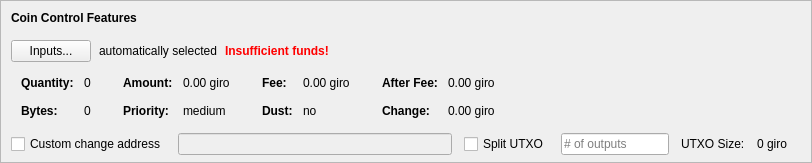
    <widget class="QFrame" name="frameCoinControl">
     <property name="sizePolicy">
      <sizepolicy hsizetype="Expanding" vsizetype="Expanding">
       <horstretch>0</horstretch>
       <verstretch>0</verstretch>
      </sizepolicy>
     </property>
     <property name="maximumSize">
      <size>
       <width>16777215</width>
       <height>16777215</height>
      </size>
     </property>
     <property name="frameShape">
      <enum>QFrame::StyledPanel</enum>
     </property>
     <property name="frameShadow">
      <enum>QFrame::Sunken</enum>
     </property>
     <layout class="QVBoxLayout" name="verticalLayoutCoinControl2">
      <property name="spacing">
       <number>0</number>
      </property>
      <property name="leftMargin">
       <number>0</number>
      </property>
      <property name="topMargin">
       <number>0</number>
      </property>
      <property name="rightMargin">
       <number>0</number>
      </property>
      <property name="bottomMargin">
       <number>6</number>
      </property>
      <item>
       <layout class="QVBoxLayout" name="verticalLayoutCoinControl" stretch="0,0,0,0,1">
        <property name="spacing">
         <number>0</number>
        </property>
        <property name="leftMargin">
         <number>10</number>
        </property>
        <property name="topMargin">
         <number>10</number>
        </property>
        <item>
         <layout class="QHBoxLayout" name="horizontalLayoutCoinControl1">
          <property name="bottomMargin">
           <number>15</number>
          </property>
          <item>
           <widget class="QLabel" name="labelCoinControlFeatures">
            <property name="sizePolicy">
             <sizepolicy hsizetype="Preferred" vsizetype="Maximum">
              <horstretch>0</horstretch>
              <verstretch>0</verstretch>
             </sizepolicy>
            </property>
            <property name="font">
             <font>
              <weight>75</weight>
              <bold>true</bold>
             </font>
            </property>
            <property name="styleSheet">
             <string notr="true">font-weight:bold;</string>
            </property>
            <property name="text">
             <string>Coin Control Features</string>
            </property>
           </widget>
          </item>
         </layout>
        </item>
        <item>
         <layout class="QHBoxLayout" name="horizontalLayoutCoinControl2" stretch="0,0,0,0">
          <property name="spacing">
           <number>8</number>
          </property>
          <property name="bottomMargin">
           <number>10</number>
          </property>
          <item>
           <widget class="QPushButton" name="pushButtonCoinControl">
            <property name="styleSheet">
             <string notr="true"/>
            </property>
            <property name="text">
             <string>Inputs...</string>
            </property>
            <property name="autoDefault">
             <bool>false</bool>
            </property>
           </widget>
          </item>
          <item>
           <widget class="QLabel" name="labelCoinControlAutomaticallySelected">
            <property name="text">
             <string>automatically selected</string>
            </property>
            <property name="margin">
             <number>5</number>
            </property>
           </widget>
          </item>
          <item>
           <widget class="QLabel" name="labelCoinControlInsuffFunds">
            <property name="font">
             <font>
              <weight>75</weight>
              <bold>true</bold>
             </font>
            </property>
            <property name="styleSheet">
             <string notr="true">color:red;font-weight:bold;</string>
            </property>
            <property name="text">
             <string>Insufficient funds!</string>
            </property>
            <property name="margin">
             <number>5</number>
            </property>
           </widget>
          </item>
          <item>
           <spacer name="horizontalSpacerCoinControl">
            <property name="orientation">
             <enum>Qt::Horizontal</enum>
            </property>
            <property name="sizeHint" stdset="0">
             <size>
              <width>40</width>
              <height>1</height>
             </size>
            </property>
           </spacer>
          </item>
         </layout>
        </item>
        <item>
         <widget class="QWidget" name="widgetCoinControl" native="true">
          <property name="sizePolicy">
           <sizepolicy hsizetype="Preferred" vsizetype="Preferred">
            <horstretch>0</horstretch>
            <verstretch>0</verstretch>
           </sizepolicy>
          </property>
          <property name="minimumSize">
           <size>
            <width>0</width>
            <height>0</height>
           </size>
          </property>
          <property name="styleSheet">
           <string notr="true"/>
          </property>
          <layout class="QHBoxLayout" name="horizontalLayoutCoinControl5">
           <property name="leftMargin">
            <number>0</number>
           </property>
           <property name="topMargin">
            <number>0</number>
           </property>
           <property name="rightMargin">
            <number>0</number>
           </property>
           <property name="bottomMargin">
            <number>0</number>
           </property>
           <item>
            <layout class="QHBoxLayout" name="horizontalLayoutCoinControl3" stretch="0,0,0,1">
             <property name="spacing">
              <number>20</number>
             </property>
             <property name="topMargin">
              <number>0</number>
             </property>
             <property name="bottomMargin">
              <number>10</number>
             </property>
             <item>
              <layout class="QFormLayout" name="formLayoutCoinControl1">
               <property name="horizontalSpacing">
                <number>10</number>
               </property>
               <property name="verticalSpacing">
                <number>14</number>
               </property>
               <property name="leftMargin">
                <number>10</number>
               </property>
               <property name="topMargin">
                <number>4</number>
               </property>
               <property name="rightMargin">
                <number>6</number>
               </property>
               <item row="0" column="0">
                <widget class="QLabel" name="labelCoinControlQuantityText">
                 <property name="font">
                  <font>
                   <weight>75</weight>
                   <bold>true</bold>
                  </font>
                 </property>
                 <property name="text">
                  <string>Quantity:</string>
                 </property>
                 <property name="margin">
                  <number>0</number>
                 </property>
                </widget>
               </item>
               <item row="0" column="1">
                <widget class="QLabel" name="labelCoinControlQuantity">
                 <property name="cursor">
                  <cursorShape>IBeamCursor</cursorShape>
                 </property>
                 <property name="contextMenuPolicy">
                  <enum>Qt::ActionsContextMenu</enum>
                 </property>
                 <property name="text">
                  <string notr="true">0</string>
                 </property>
                 <property name="margin">
                  <number>0</number>
                 </property>
                 <property name="textInteractionFlags">
                  <set>Qt::LinksAccessibleByMouse|Qt::TextSelectableByKeyboard|Qt::TextSelectableByMouse</set>
                 </property>
                </widget>
               </item>
               <item row="1" column="0">
                <widget class="QLabel" name="labelCoinControlBytesText">
                 <property name="font">
                  <font>
                   <weight>75</weight>
                   <bold>true</bold>
                  </font>
                 </property>
                 <property name="text">
                  <string>Bytes:</string>
                 </property>
                </widget>
               </item>
               <item row="1" column="1">
                <widget class="QLabel" name="labelCoinControlBytes">
                 <property name="cursor">
                  <cursorShape>IBeamCursor</cursorShape>
                 </property>
                 <property name="contextMenuPolicy">
                  <enum>Qt::ActionsContextMenu</enum>
                 </property>
                 <property name="text">
                  <string notr="true">0</string>
                 </property>
                 <property name="textInteractionFlags">
                  <set>Qt::LinksAccessibleByMouse|Qt::TextSelectableByKeyboard|Qt::TextSelectableByMouse</set>
                 </property>
                </widget>
               </item>
              </layout>
             </item>
             <item>
              <layout class="QFormLayout" name="formLayoutCoinControl2">
               <property name="horizontalSpacing">
                <number>10</number>
               </property>
               <property name="verticalSpacing">
                <number>14</number>
               </property>
               <property name="leftMargin">
                <number>6</number>
               </property>
               <property name="topMargin">
                <number>4</number>
               </property>
               <property name="rightMargin">
                <number>6</number>
               </property>
               <item row="0" column="0">
                <widget class="QLabel" name="labelCoinControlAmountText">
                 <property name="font">
                  <font>
                   <weight>75</weight>
                   <bold>true</bold>
                  </font>
                 </property>
                 <property name="text">
                  <string>Amount:</string>
                 </property>
                 <property name="margin">
                  <number>0</number>
                 </property>
                </widget>
               </item>
               <item row="0" column="1">
                <widget class="QLabel" name="labelCoinControlAmount">
                 <property name="cursor">
                  <cursorShape>IBeamCursor</cursorShape>
                 </property>
                 <property name="contextMenuPolicy">
                  <enum>Qt::ActionsContextMenu</enum>
                 </property>
                 <property name="text">
                  <string notr="true">0.00 giro</string>
                 </property>
                 <property name="textInteractionFlags">
                  <set>Qt::LinksAccessibleByMouse|Qt::TextSelectableByKeyboard|Qt::TextSelectableByMouse</set>
                 </property>
                </widget>
               </item>
               <item row="1" column="0">
                <widget class="QLabel" name="labelCoinControlPriorityText">
                 <property name="font">
                  <font>
                   <weight>75</weight>
                   <bold>true</bold>
                  </font>
                 </property>
                 <property name="text">
                  <string>Priority:</string>
                 </property>
                </widget>
               </item>
               <item row="1" column="1">
                <widget class="QLabel" name="labelCoinControlPriority">
                 <property name="cursor">
                  <cursorShape>IBeamCursor</cursorShape>
                 </property>
                 <property name="contextMenuPolicy">
                  <enum>Qt::ActionsContextMenu</enum>
                 </property>
                 <property name="text">
                  <string>medium</string>
                 </property>
                 <property name="textInteractionFlags">
                  <set>Qt::LinksAccessibleByMouse|Qt::TextSelectableByKeyboard|Qt::TextSelectableByMouse</set>
                 </property>
                </widget>
               </item>
              </layout>
             </item>
             <item>
              <layout class="QFormLayout" name="formLayoutCoinControl3">
               <property name="horizontalSpacing">
                <number>10</number>
               </property>
               <property name="verticalSpacing">
                <number>14</number>
               </property>
               <property name="leftMargin">
                <number>6</number>
               </property>
               <property name="topMargin">
                <number>4</number>
               </property>
               <property name="rightMargin">
                <number>6</number>
               </property>
               <item row="0" column="0">
                <widget class="QLabel" name="labelCoinControlFeeText">
                 <property name="font">
                  <font>
                   <weight>75</weight>
                   <bold>true</bold>
                  </font>
                 </property>
                 <property name="text">
                  <string>Fee:</string>
                 </property>
                 <property name="margin">
                  <number>0</number>
                 </property>
                </widget>
               </item>
               <item row="0" column="1">
                <widget class="QLabel" name="labelCoinControlFee">
                 <property name="cursor">
                  <cursorShape>IBeamCursor</cursorShape>
                 </property>
                 <property name="contextMenuPolicy">
                  <enum>Qt::ActionsContextMenu</enum>
                 </property>
                 <property name="text">
                  <string notr="true">0.00 giro</string>
                 </property>
                 <property name="textInteractionFlags">
                  <set>Qt::LinksAccessibleByMouse|Qt::TextSelectableByKeyboard|Qt::TextSelectableByMouse</set>
                 </property>
                </widget>
               </item>
               <item row="1" column="0">
                <widget class="QLabel" name="labelCoinControlLowOutputText">
                 <property name="font">
                  <font>
                   <weight>75</weight>
                   <bold>true</bold>
                  </font>
                 </property>
                 <property name="text">
                  <string>Dust:</string>
                 </property>
                </widget>
               </item>
               <item row="1" column="1">
                <widget class="QLabel" name="labelCoinControlLowOutput">
                 <property name="cursor">
                  <cursorShape>IBeamCursor</cursorShape>
                 </property>
                 <property name="contextMenuPolicy">
                  <enum>Qt::ActionsContextMenu</enum>
                 </property>
                 <property name="text">
                  <string>no</string>
                 </property>
                 <property name="textInteractionFlags">
                  <set>Qt::LinksAccessibleByMouse|Qt::TextSelectableByKeyboard|Qt::TextSelectableByMouse</set>
                 </property>
                </widget>
               </item>
              </layout>
             </item>
             <item>
              <layout class="QFormLayout" name="formLayoutCoinControl4">
               <property name="horizontalSpacing">
                <number>10</number>
               </property>
               <property name="verticalSpacing">
                <number>14</number>
               </property>
               <property name="leftMargin">
                <number>6</number>
               </property>
               <property name="topMargin">
                <number>4</number>
               </property>
               <property name="rightMargin">
                <number>6</number>
               </property>
               <item row="0" column="0">
                <widget class="QLabel" name="labelCoinControlAfterFeeText">
                 <property name="font">
                  <font>
                   <weight>75</weight>
                   <bold>true</bold>
                  </font>
                 </property>
                 <property name="text">
                  <string>After Fee:</string>
                 </property>
                 <property name="margin">
                  <number>0</number>
                 </property>
                </widget>
               </item>
               <item row="0" column="1">
                <widget class="QLabel" name="labelCoinControlAfterFee">
                 <property name="cursor">
                  <cursorShape>IBeamCursor</cursorShape>
                 </property>
                 <property name="contextMenuPolicy">
                  <enum>Qt::ActionsContextMenu</enum>
                 </property>
                 <property name="text">
                  <string notr="true">0.00 giro</string>
                 </property>
                 <property name="textInteractionFlags">
                  <set>Qt::LinksAccessibleByMouse|Qt::TextSelectableByKeyboard|Qt::TextSelectableByMouse</set>
                 </property>
                </widget>
               </item>
               <item row="1" column="0">
                <widget class="QLabel" name="labelCoinControlChangeText">
                 <property name="font">
                  <font>
                   <weight>75</weight>
                   <bold>true</bold>
                  </font>
                 </property>
                 <property name="text">
                  <string>Change:</string>
                 </property>
                </widget>
               </item>
               <item row="1" column="1">
                <widget class="QLabel" name="labelCoinControlChange">
                 <property name="cursor">
                  <cursorShape>IBeamCursor</cursorShape>
                 </property>
                 <property name="contextMenuPolicy">
                  <enum>Qt::ActionsContextMenu</enum>
                 </property>
                 <property name="text">
                  <string notr="true">0.00 giro</string>
                 </property>
                 <property name="textInteractionFlags">
                  <set>Qt::LinksAccessibleByMouse|Qt::TextSelectableByKeyboard|Qt::TextSelectableByMouse</set>
                 </property>
                </widget>
               </item>
              </layout>
             </item>
            </layout>
           </item>
          </layout>
         </widget>
        </item>
        <item>
         <layout class="QHBoxLayout" name="horizontalLayoutCoinControl4" stretch="0,0,0,0,0,0,0">
          <property name="spacing">
           <number>12</number>
          </property>
          <property name="sizeConstraint">
           <enum>QLayout::SetDefaultConstraint</enum>
          </property>
          <property name="topMargin">
           <number>5</number>
          </property>
          <property name="rightMargin">
           <number>5</number>
          </property>
          <item>
           <widget class="QCheckBox" name="checkBoxCoinControlChange">
            <property name="toolTip">
             <string>If this is activated, but the change address is empty or invalid, change will be sent to a newly generated address.</string>
            </property>
            <property name="text">
             <string>Custom change address</string>
            </property>
           </widget>
          </item>
          <item>
           <widget class="QValidatedLineEdit" name="lineEditCoinControlChange">
            <property name="enabled">
             <bool>false</bool>
            </property>
            <property name="sizePolicy">
             <sizepolicy hsizetype="Expanding" vsizetype="Fixed">
              <horstretch>0</horstretch>
              <verstretch>0</verstretch>
             </sizepolicy>
            </property>
           </widget>
          </item>
          <item>
           <widget class="QCheckBox" name="splitBlockCheckBox">
            <property name="text">
             <string>Split UTXO</string>
            </property>
           </widget>
          </item>
          <item>
           <widget class="QLineEdit" name="splitBlockLineEdit">
            <property name="sizePolicy">
             <sizepolicy hsizetype="Fixed" vsizetype="Fixed">
              <horstretch>50</horstretch>
              <verstretch>0</verstretch>
             </sizepolicy>
            </property>
            <property name="placeholderText">
             <string># of outputs</string>
            </property>
           </widget>
          </item>
          <item>
           <widget class="QLabel" name="labelBlockSizeText">
            <property name="text">
             <string>UTXO Size:</string>
            </property>
           </widget>
          </item>
          <item>
           <widget class="QLabel" name="labelBlockSize">
            <property name="text">
             <string>0 giro</string>
            </property>
           </widget>
          </item>
          <item>
           <widget class="QLabel" name="labelCoinControlChangeLabel">
            <property name="sizePolicy">
             <sizepolicy hsizetype="Preferred" vsizetype="Expanding">
              <horstretch>0</horstretch>
              <verstretch>0</verstretch>
             </sizepolicy>
            </property>
            <property name="minimumSize">
             <size>
              <width>0</width>
              <height>0</height>
             </size>
            </property>
            <property name="text">
             <string/>
            </property>
            <property name="margin">
             <number>3</number>
            </property>
           </widget>
          </item>
         </layout>
        </item>
        <item>
         <spacer name="verticalSpacerCoinControl">
          <property name="orientation">
           <enum>Qt::Vertical</enum>
          </property>
          <property name="sizeHint" stdset="0">
           <size>
            <width>800</width>
            <height>1</height>
           </size>
          </property>
         </spacer>
        </item>
       </layout>
      </item>
     </layout>
    </widget>
